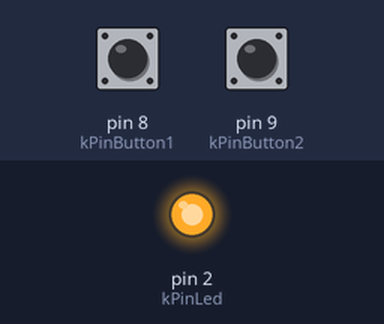
Recording of a sketch running on a simulated Arduino Uno, built with avr-gcc and run on an emulated ATmega328P. Parts: output pins drawn as LEDs (lit = HIGH). The inputs (shaded band) are chosen by the test bench; at power-on: pin 8 (kPinButton1) HIGH, pin 9 (kPinButton2) HIGH.

Above: at 1.2 s.
1.3 s: pin 8 (kPinButton1) pulled LOW for 0.15 s
At 2.5 s:
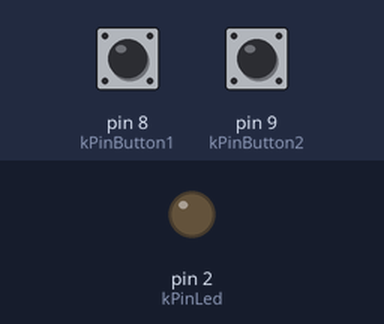
2.9 s: pin 9 (kPinButton2) pulled LOW for 0.15 s
At 4.2 s:
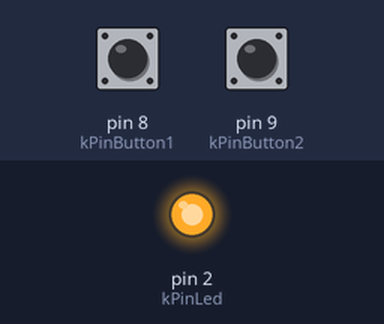
4.5 s: pin 8 (kPinButton1) pulled LOW for 1 s
At 5.2 s:
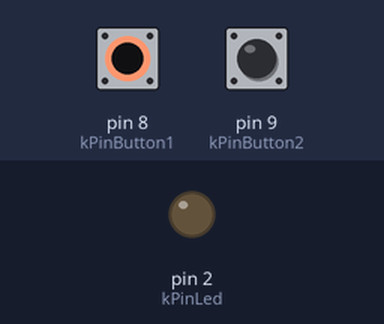
Timing chart, 0 to 7.5 s (numbered marks = the images above; inputs shaded):
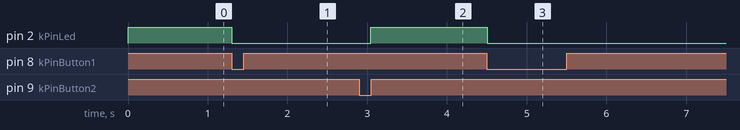

Measured:
- after the input at 1.3 s, pin 2 (kPinLed): HIGH → LOW at once
- after the input at 2.9 s, pin 2 (kPinLed): LOW → HIGH after 0.14 s
- after the input at 4.5 s, pin 2 (kPinLed): HIGH → LOW at once

The sketch:

sketch5_ch3.ino
```cpp
const int kPinButton1 = 8;
const int kPinButton2 = 9;
const int kPinLed = 2;

void setup(){
   pinMode(kPinButton1, INPUT);
   pinMode(kPinButton2, INPUT);
   pinMode(kPinLed, OUTPUT);
   digitalWrite(kPinButton1, HIGH);
   digitalWrite(kPinButton2, HIGH);

}

int ledBrightness = 128;
void loop(){
  if(digitalRead(kPinButton1) == LOW){
     ledBrightness --;
  }else if(digitalRead(kPinButton2) == LOW){
    ledBrightness++;
  }

  ledBrightness = constrain(ledBrightness, 0, 255);
  analogWrite(kPinLed, ledBrightness);
  delay(20);
}
```
